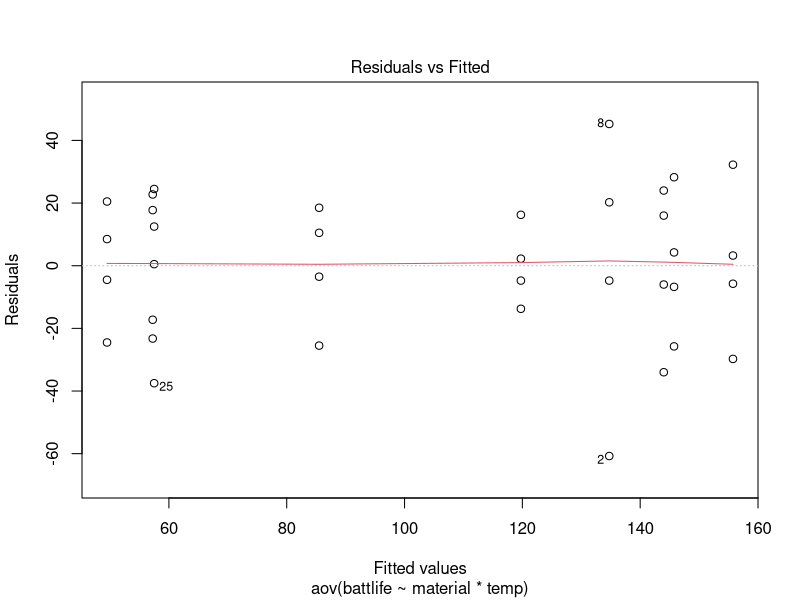
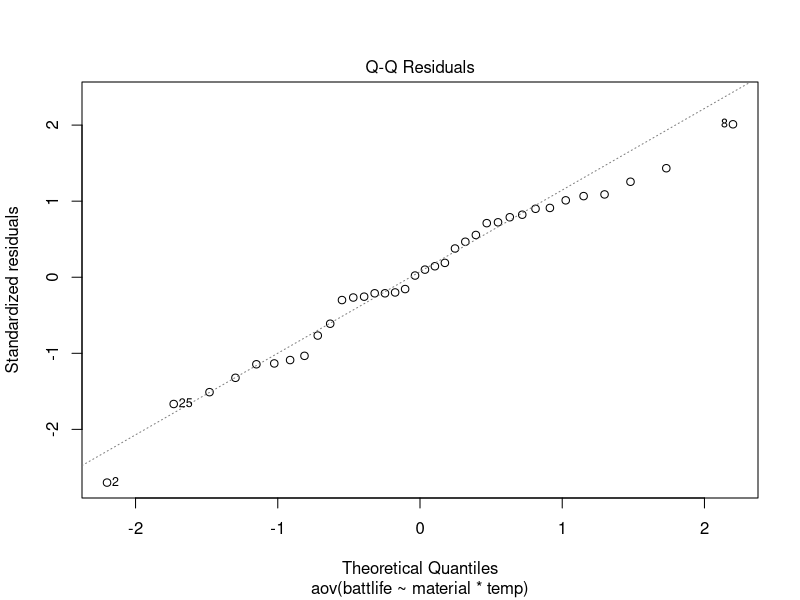
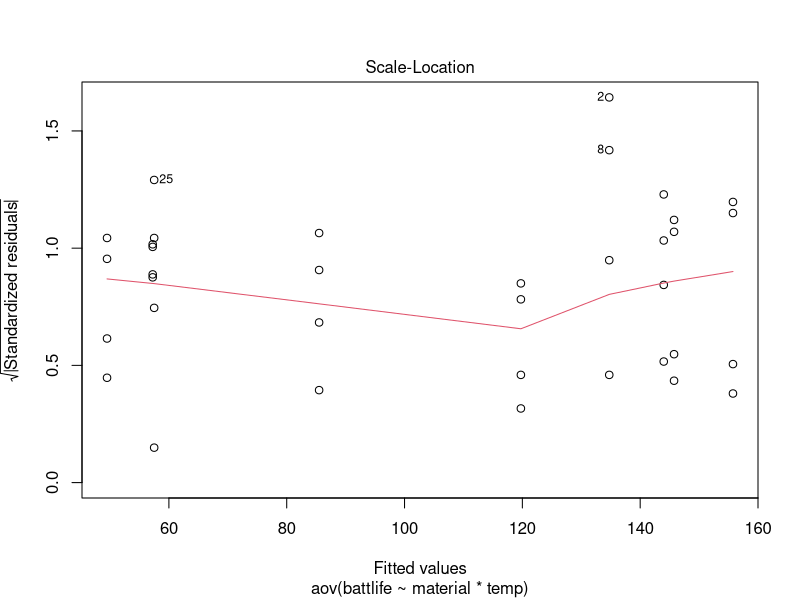
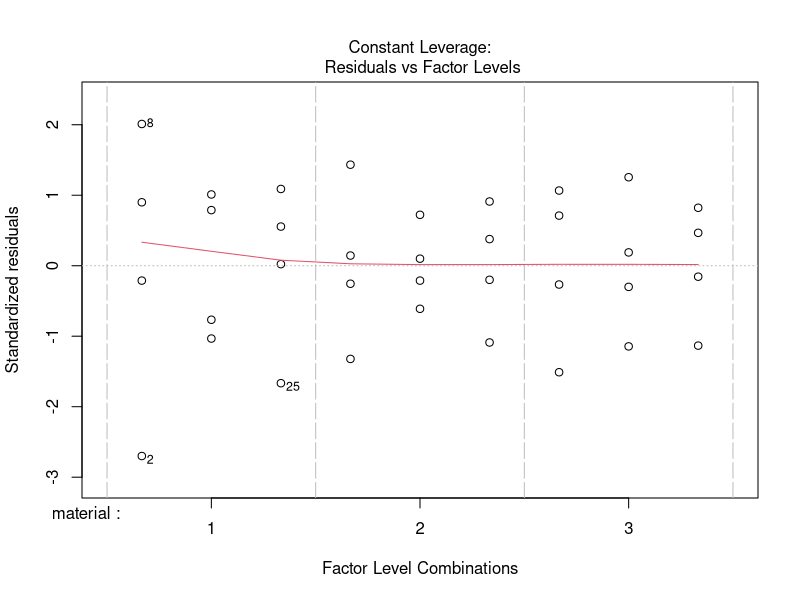
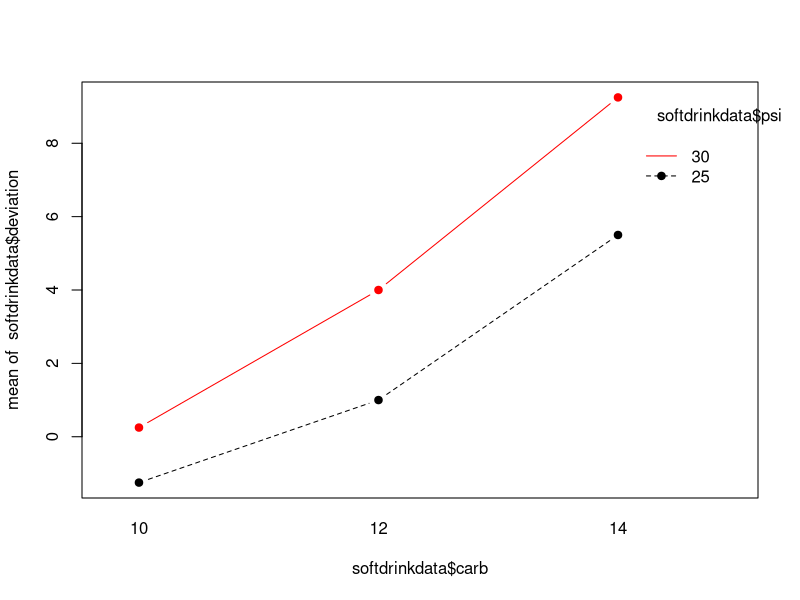
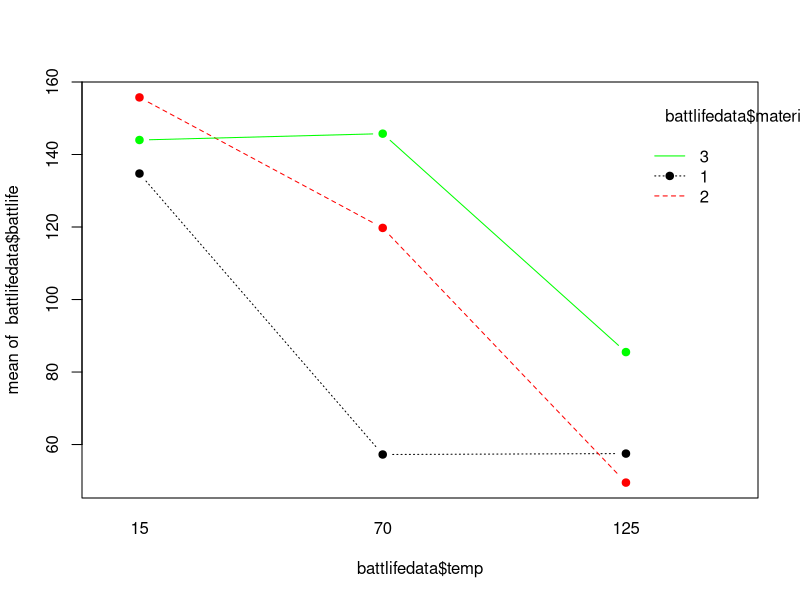

The R source for these figures, in order:
battlifedata <- read.csv("battlifedata.csv")

battlifedata$material <- as.factor(battlifedata$material)
battlifedata$temp <- as.factor(battlifedata$temp)

anova <- aov(battlife~material*temp, battlifedata)
summary(anova)

linearmod <- lm(battlife~material*temp, battlifedata)
summary(linearmod)

plot(anova)

softdrinkdata <- read.csv("softdrink.csv")

softdrinkdata$carb <- as.factor(softdrinkdata$carb)
softdrinkdata$psi <- as.factor(softdrinkdata$psi)
softdrinkdata$speed <- as.factor(softdrinkdata$speed)

gen_factorial <- aov(deviation~carb*psi*speed, softdrinkdata)
summary(gen_factorial)

lm_gf <- lm(deviation~carb*psi*speed, softdrinkdata)
summary(lm_gf)

TukeyHSD(gen_factorial, 'carb')
TukeyHSD(gen_factorial, 'psi')
TukeyHSD(gen_factorial, 'speed')

interaction.plot(x.factor = softdrinkdata$carb, 
                 trace.factor = softdrinkdata$psi, 
                 response = softdrinkdata$deviation, 
                 col = c('black','red','green'), 
                 type = 'b', 
                 fun = mean, 
                 pch = 19
                 )

interaction.plot(x.factor = battlifedata$temp, 
                 trace.factor = battlifedata$material, 
                 response = battlifedata$battlife, 
                 col = c('black','red','green'), 
                 type = 'b', 
                 fun = mean, 
                 pch = 19
)

